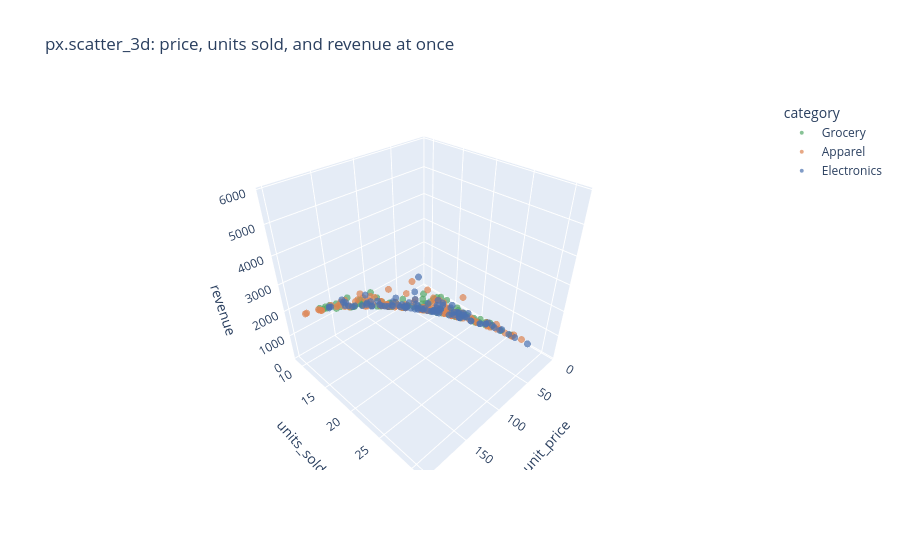

The notebook cell this image was saved under:
### Markdown cell above
### A multivariate view: `scatter_3d`

Plotly's `scatter_3d` lets you rotate and inspect a 3D relationship interactively --
something a static Matplotlib 3D plot can only approximate with one fixed viewing angle
per image.

### Code cell
fig = px.scatter_3d(
    sales, x="unit_price", y="units_sold", z="revenue", color="category",
    color_discrete_map={"Electronics": BLUE, "Grocery": GREEN, "Apparel": ORANGE},
    opacity=0.7, title="px.scatter_3d: price, units sold, and revenue at once",
)
fig.update_traces(marker=dict(size=4))
fig.update_layout(height=550)
fig.show()
